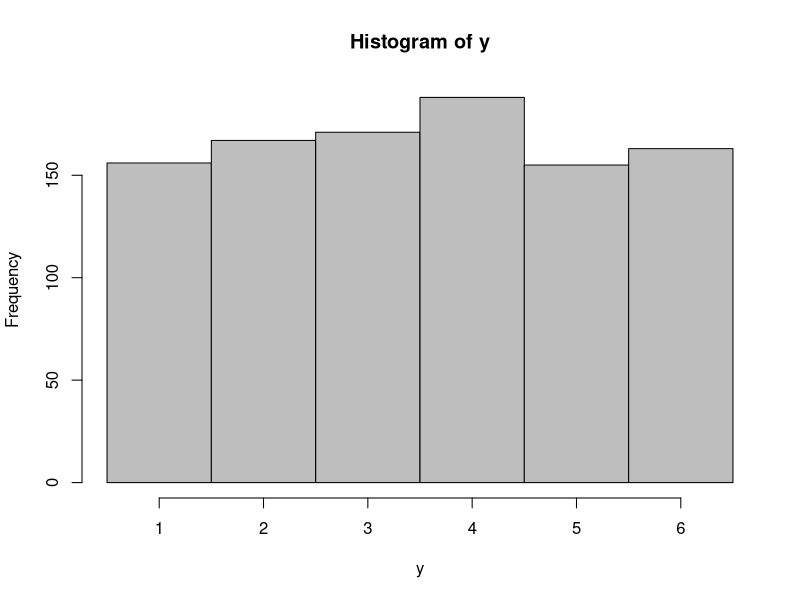

R code for this plot:
start=Sys.time()
x=1:6
n=1000
y=sample(x, 1000, replace =T)
end=Sys.time()
table(y)
prop.table(table(y))
brk=seq(.5,6.5,1)
hist(y,breaks=brk,col="grey",prop=T)
end-start
